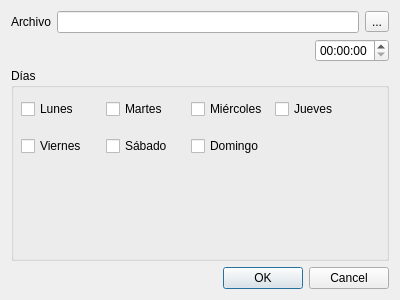
<?xml version="1.0" encoding="UTF-8"?>
<ui version="4.0">
 <class>AlarmsConfigDialog</class>
 <widget class="QDialog" name="AlarmsConfigDialog">
  <property name="geometry">
   <rect>
    <x>0</x>
    <y>0</y>
    <width>400</width>
    <height>300</height>
   </rect>
  </property>
  <property name="windowTitle">
   <string>Dialog</string>
  </property>
  <layout class="QVBoxLayout" name="verticalLayout">
   <item>
    <layout class="QHBoxLayout" name="horizontalLayout_3">
     <item>
      <widget class="QLabel" name="label_2">
       <property name="text">
        <string>Archivo</string>
       </property>
      </widget>
     </item>
     <item>
      <widget class="QLineEdit" name="LEfile">
       <property name="dragEnabled">
        <bool>true</bool>
       </property>
      </widget>
     </item>
     <item>
      <widget class="QToolButton" name="TBfile">
       <property name="text">
        <string>...</string>
       </property>
      </widget>
     </item>
    </layout>
   </item>
   <item>
    <layout class="QHBoxLayout" name="horizontalLayout_4">
     <item>
      <spacer name="horizontalSpacer_2">
       <property name="orientation">
        <enum>Qt::Horizontal</enum>
       </property>
       <property name="sizeHint" stdset="0">
        <size>
         <width>40</width>
         <height>20</height>
        </size>
       </property>
      </spacer>
     </item>
     <item>
      <widget class="QTimeEdit" name="TEalarm"/>
     </item>
    </layout>
   </item>
   <item>
    <widget class="QGroupBox" name="groupBox">
     <property name="sizePolicy">
      <sizepolicy hsizetype="Preferred" vsizetype="Expanding">
       <horstretch>0</horstretch>
       <verstretch>0</verstretch>
      </sizepolicy>
     </property>
     <property name="title">
      <string>Días</string>
     </property>
     <widget class="QWidget" name="layoutWidget_3">
      <property name="geometry">
       <rect>
        <x>10</x>
        <y>20</y>
        <width>333</width>
        <height>80</height>
       </rect>
      </property>
      <layout class="QGridLayout" name="gridLayout_2">
       <item row="0" column="1">
        <widget class="QCheckBox" name="CHKtuesday">
         <property name="text">
          <string>Martes</string>
         </property>
        </widget>
       </item>
       <item row="0" column="2">
        <widget class="QCheckBox" name="CHKwednesday">
         <property name="text">
          <string>Miércoles</string>
         </property>
        </widget>
       </item>
       <item row="0" column="0">
        <widget class="QCheckBox" name="CHKmonday">
         <property name="text">
          <string>Lunes</string>
         </property>
        </widget>
       </item>
       <item row="0" column="3">
        <widget class="QCheckBox" name="CHKthursday">
         <property name="text">
          <string>Jueves</string>
         </property>
        </widget>
       </item>
       <item row="1" column="0">
        <widget class="QCheckBox" name="CHKfriday">
         <property name="text">
          <string>Viernes</string>
         </property>
        </widget>
       </item>
       <item row="1" column="1">
        <widget class="QCheckBox" name="CHKsaturday">
         <property name="text">
          <string>Sábado</string>
         </property>
        </widget>
       </item>
       <item row="1" column="2">
        <widget class="QCheckBox" name="CHKsunday">
         <property name="text">
          <string>Domingo</string>
         </property>
        </widget>
       </item>
      </layout>
     </widget>
    </widget>
   </item>
   <item>
    <widget class="QDialogButtonBox" name="BBalarmsConfigDialog">
     <property name="orientation">
      <enum>Qt::Horizontal</enum>
     </property>
     <property name="standardButtons">
      <set>QDialogButtonBox::Cancel|QDialogButtonBox::Ok</set>
     </property>
    </widget>
   </item>
  </layout>
 </widget>
 <resources/>
 <connections>
  <connection>
   <sender>BBalarmsConfigDialog</sender>
   <signal>accepted()</signal>
   <receiver>AlarmsConfigDialog</receiver>
   <slot>accept()</slot>
   <hints>
    <hint type="sourcelabel">
     <x>224</x>
     <y>274</y>
    </hint>
    <hint type="destinationlabel">
     <x>157</x>
     <y>274</y>
    </hint>
   </hints>
  </connection>
  <connection>
   <sender>BBalarmsConfigDialog</sender>
   <signal>rejected()</signal>
   <receiver>AlarmsConfigDialog</receiver>
   <slot>reject()</slot>
   <hints>
    <hint type="sourcelabel">
     <x>316</x>
     <y>260</y>
    </hint>
    <hint type="destinationlabel">
     <x>286</x>
     <y>274</y>
    </hint>
   </hints>
  </connection>
 </connections>
</ui>
